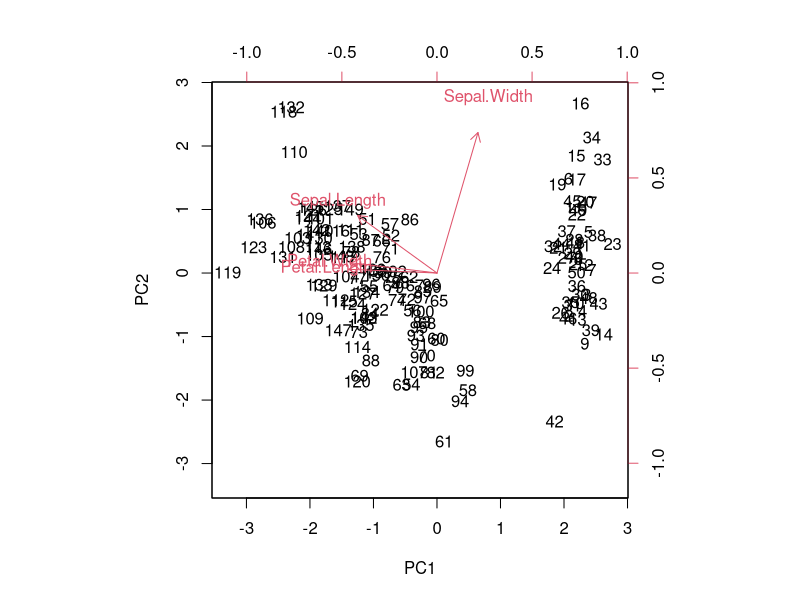
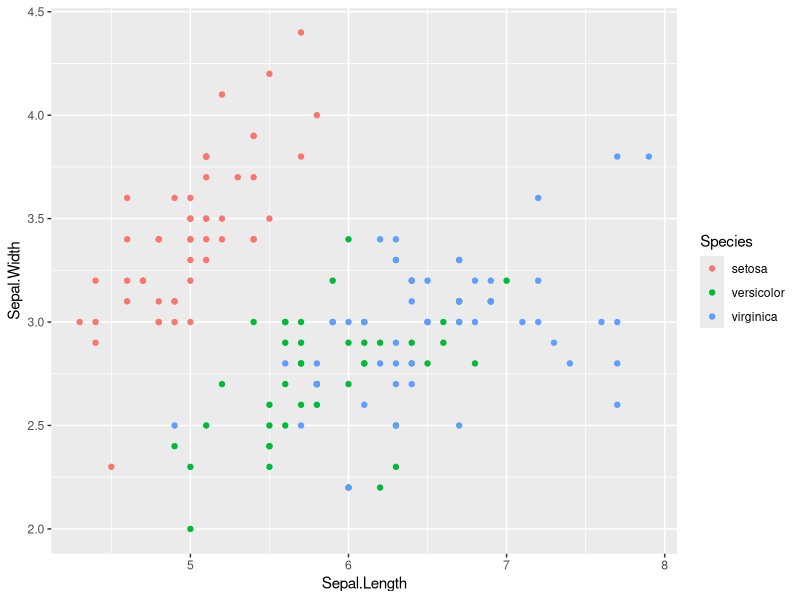
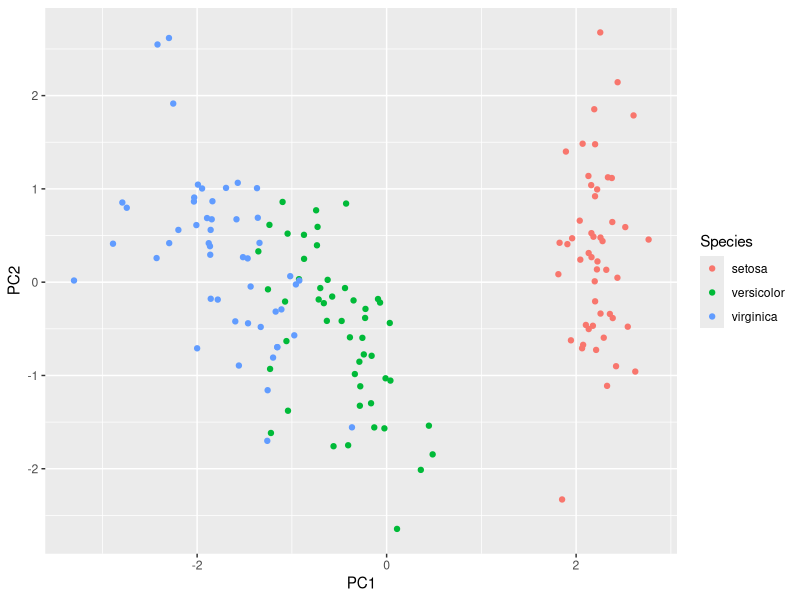
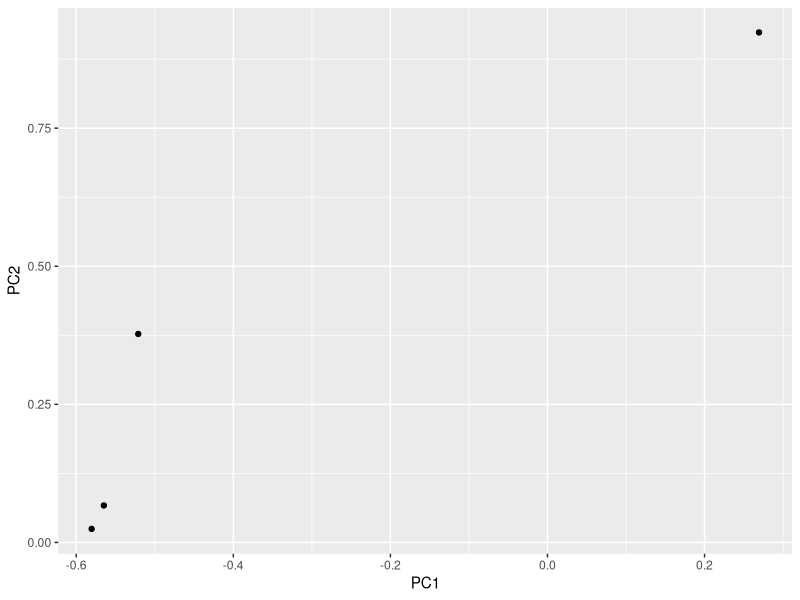
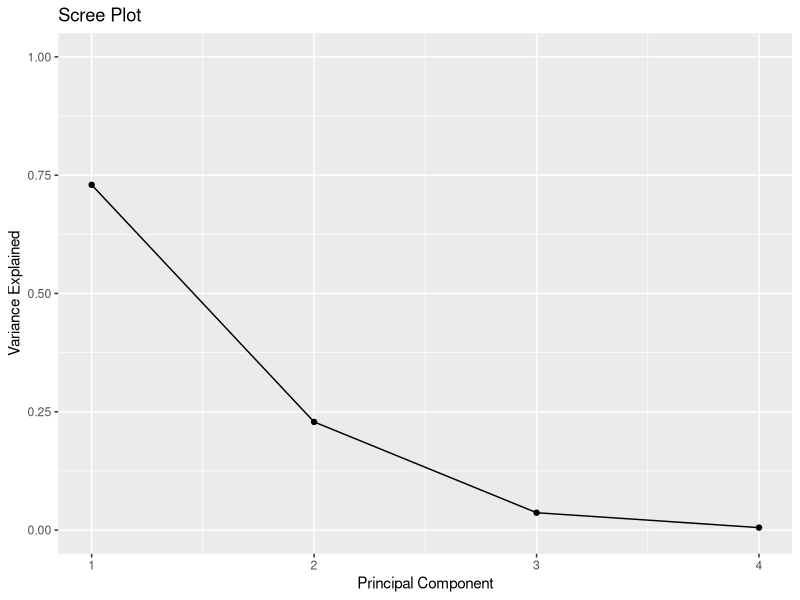

Write R code to recreate these figures, in order.
## ---- chunk 1
#| label: learning-overview
learning_overview <- data.frame(
  section = "Biostatistics",
  category = "Statistical Models",
  topic = "Principle components analysis"
)
learning_overview
## ---- chunk 2
knitr::opts_chunk$set(echo = TRUE)
## ---- chunk 3
library(tidyverse)
#load data
data("iris")
## ---- chunk 4
#calculate principal components
results <- prcomp(iris[,colnames(iris)[1:4]], scale = TRUE)

#reverse the signs
results$rotation <- -1*results$rotation

#display principal components
results$rotation
## ---- chunk 5
#reverse the signs of the scores
results$x <- -1*results$x

#display the first six scores
head(results$x)
## ---- chunk 6
biplot(results, scale = 0)
## ---- chunk 7
data_pot=data.frame(iris,results$x)

library(ggplot2)
# Scatter plot by group, upPCA
ggplot(data_pot, aes(x = Sepal.Length, y = Sepal.Width, color = Species)) +
  geom_point()
## ---- chunk 8
# Scatter plot by group, PCA
ggplot(data_pot, aes(x = PC1, y = PC2, color = Species)) +
  geom_point()
## ---- chunk 9
data_spedal=data.frame(results$rotation)
# Scatter plot 
ggplot(data_spedal, aes(x = PC1, y = PC2)) +
  geom_point()
## ---- chunk 10
#calculate total variance explained by each principal component
results$sdev^2 / sum(results$sdev^2)

#calculate total variance explained by each principal component
var_explained = results$sdev^2 / sum(results$sdev^2)

#create scree plot
qplot(c(1:4), var_explained) + 
  geom_line() + 
  xlab("Principal Component") + 
  ylab("Variance Explained") +
  ggtitle("Scree Plot") +
  ylim(0, 1)
